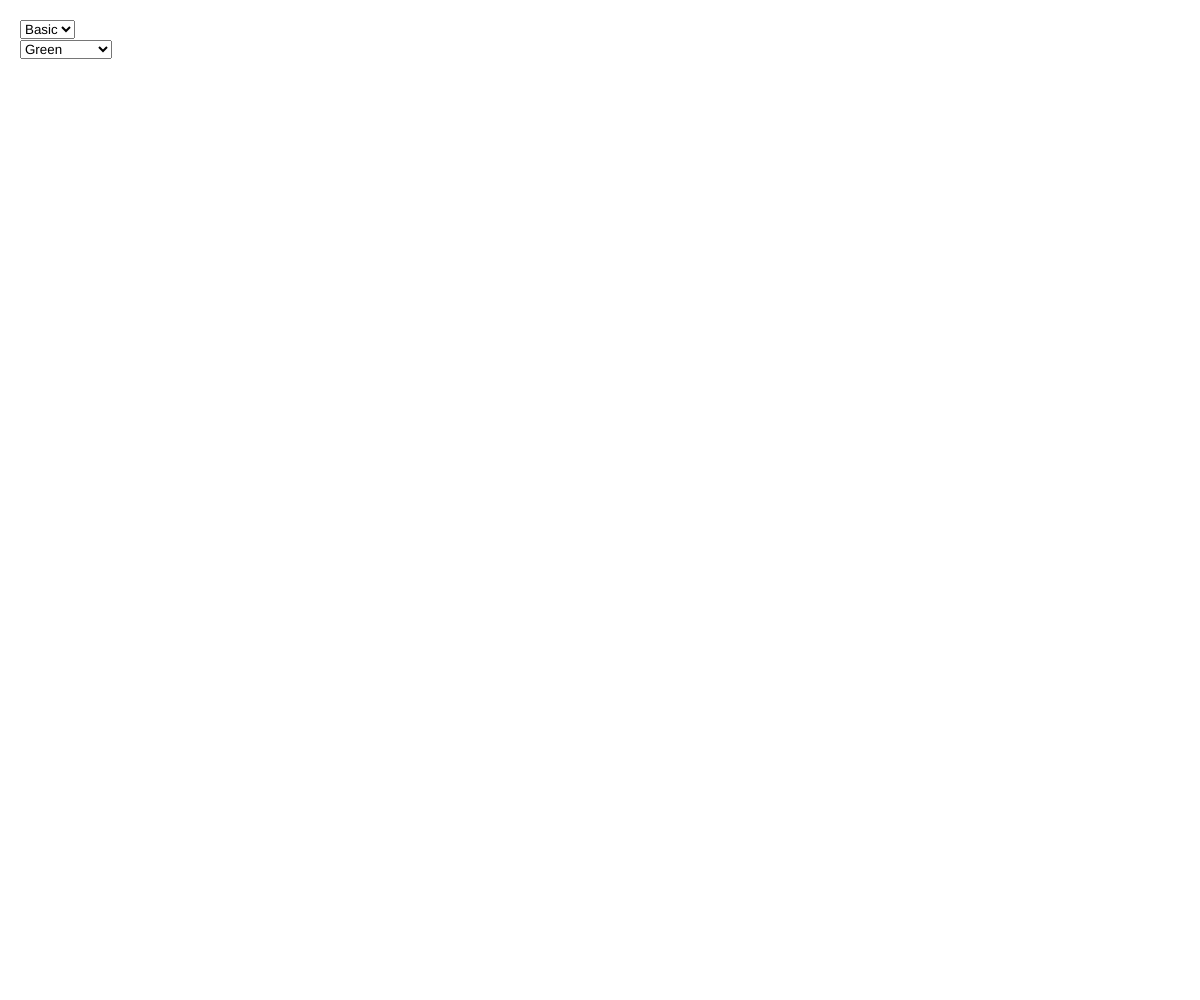
Frame 1 (no input)
Frame 60 (no input): identical to frame 1, image omitted
Frame 120 (the mouse pressed at the canvas centre since frame 60): identical to frame 1, image omitted

The p5.js sketch that drew this single still picture (run headless with seeded random() and noise() and a simulated clock; from frame 60 on, the mouse is pressed at the canvas centre):

// p5.js sketch
// ── sketch.js
let distribution = new Array(360);
let sel;
let selColor;
let thickness;
let colorHair;

function setup() {
   createCanvas(windowWidth, windowHeight);
   cursor(CROSS);
   
   textAlign(CENTER);
   sel = createSelect()
   sel.position(20, 20);
   sel.option('Thin');
   sel.option('Basic');
   sel.option('Thick');
   sel.selected('Basic');
   sel.changed(selectLen);
  
   selColor = createSelect();
   selColor.position(20, 40);
   selColor.option('Green');
   selColor.option('Reddish');
   selColor.option('Ocean Blue');
   selColor.option('Yellow')
   selColor.selected('Green');
   selColor.changed(selectColor);
   
   for (let i = 0; i < distribution.length; i++) {
     distribution[i] = floor(randomGaussian(10,14));
   }
 }

function draw() {
  if (mouseIsPressed && mouseButton==LEFT) {
  translate(mouseX, mouseY);
    
  if (colorHair==1) {
    for (let i = 0; i < distribution.length; i++) {
     rotate(TWO_PI / distribution.length);
     strokeWeight(random(1, 4));
     stroke(10, random(120,240), random(50, 90), random(20, 35));
     let dist = abs(distribution[i]);
     let distOpt = getDist(dist);
     line(0, 0, distOpt, 0);
   }
  } 
    else if (colorHair==2) {
    for (let i = 0; i < distribution.length; i++) {
     rotate(TWO_PI / distribution.length);
     strokeWeight(random(1, 4));
     stroke(random(120, 200), 20, random(20, 70), random(20, 35));
     let dist = abs(distribution[i]);
     let distOpt = getDist(dist);
     line(0, 0, distOpt, 0);
    }
  }
    else if (colorHair==3) {
    for (let i = 0; i < distribution.length; i++) {
     rotate(TWO_PI / distribution.length);
     strokeWeight(random(1, 4));
     stroke(random(20, 190), 180, random(200, 250), random(20, 35));
     let dist = abs(distribution[i]);
     let distOpt = getDist(dist);
     line(0, 0, distOpt, 0);
     }
  }
    else if (colorHair==4) {
    for (let i = 0; i < distribution.length; i++) {
     rotate(TWO_PI / distribution.length);
     strokeWeight(random(1, 4));
     stroke(random(220, 250), random(220, 250), random(10, 60), random(20, 35));
     let dist = abs(distribution[i]);
     let distOpt = getDist(dist);
     line(0, 0, distOpt, 0);
      }
    }
  }
}

function keyPressed() {
  if (keyCode==DELETE || keyCode==BACKSPACE) background(255);
}


function getDist(dist) {
  if (thickness==1) return dist*0.5;
  else if (thickness==2) return dist;
  else if (thickness==3) return dist*1.3;
}

function selectLen() {
  let item = sel.value();
  if (item=='Thin') thickness = 1;
  else if (item=='Basic') thickness = 2;
  else if (item=='Thick') thickness = 3;
}

function selectColor() {
  let hue = selColor.value();
  
  if (hue=='Green') colorHair = 1;
  else if (hue=='Reddish') colorHair = 2;
  else if (hue=='Ocean Blue') colorHair=3;
  else if (hue=='Yellow') colorHair=4;
}
